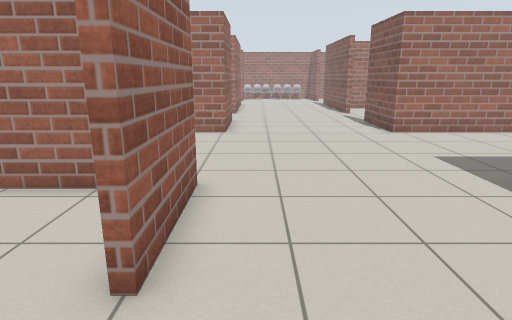
View 1 (above)

22 first-person views from a walk through a world built for the Gazebo simulator. The camera is 1.2 m above the floor, tilts 14° down and sees 75° across. The floor is counted in squares, 0.5 m on a side. Each view is taken from the middle of a square. On the plan, view 1 faces up. The plan holds only what a view shows up to about 19 squares ahead; the rest is blank. Robots are left out. Some surface patterns are stand-ins.

View 2
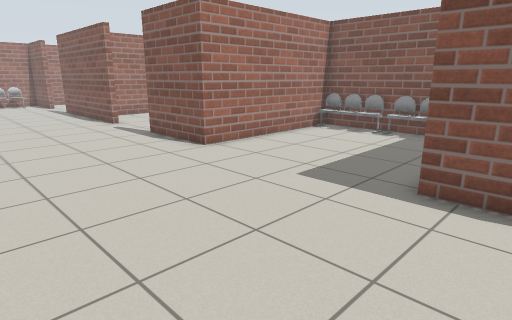

View 3
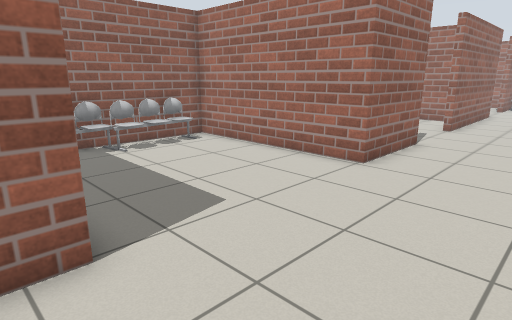

View 4
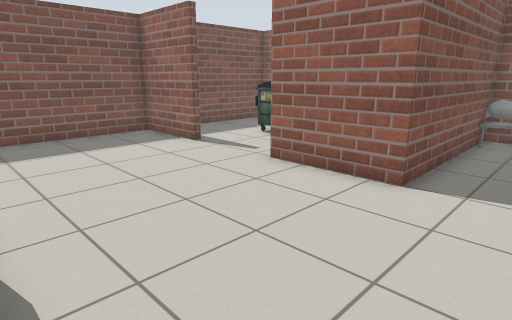

View 5
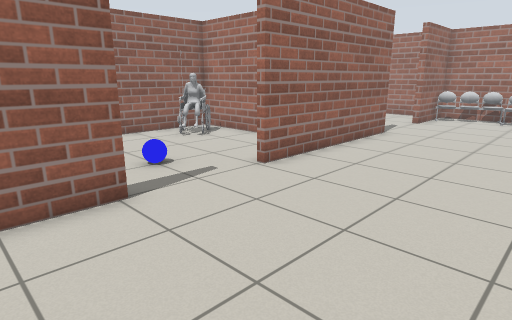

View 6
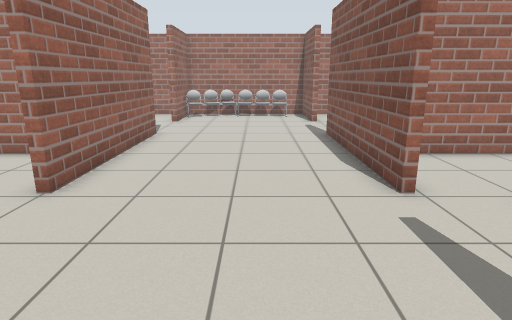

View 7
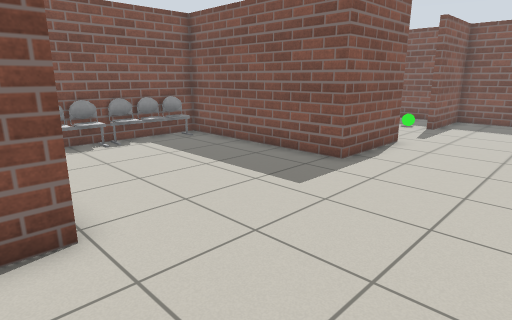

View 8
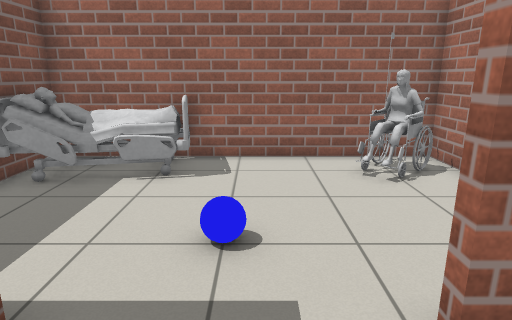

View 9
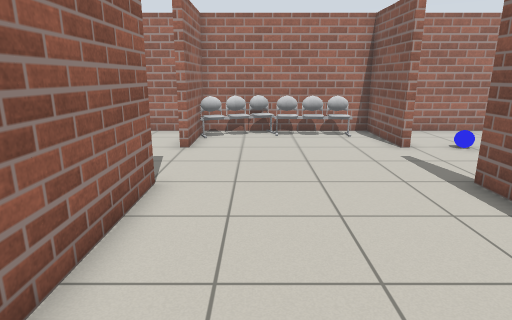

View 10
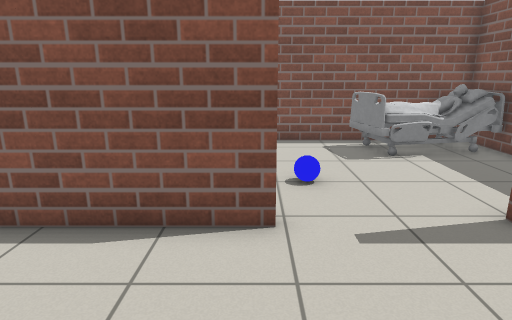

View 11
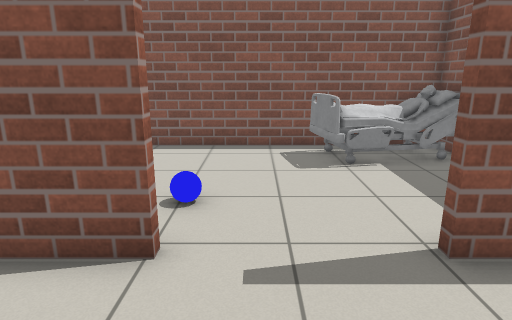

View 12
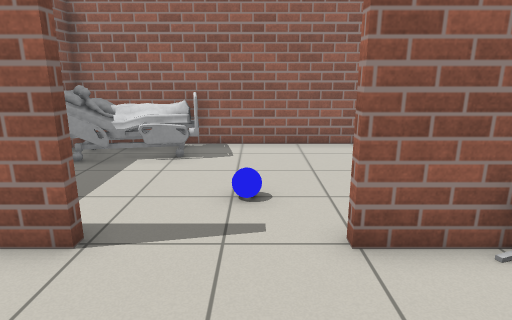

View 13
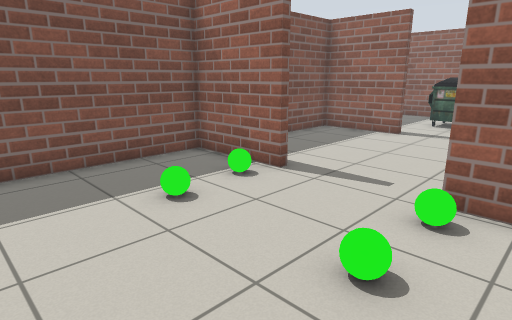

View 14
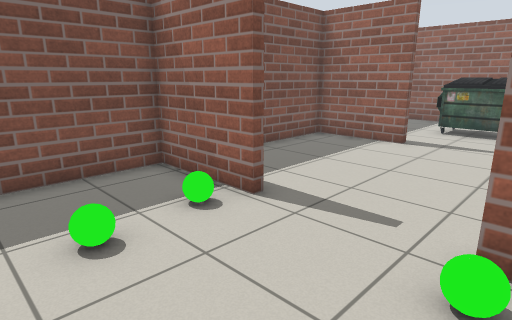

View 15
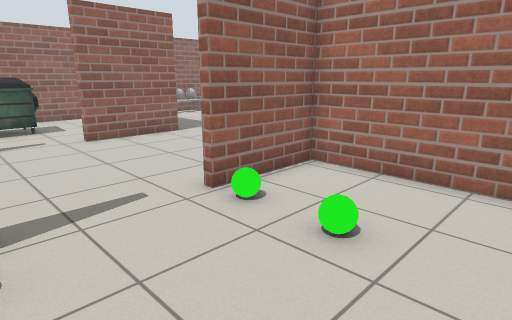

View 16
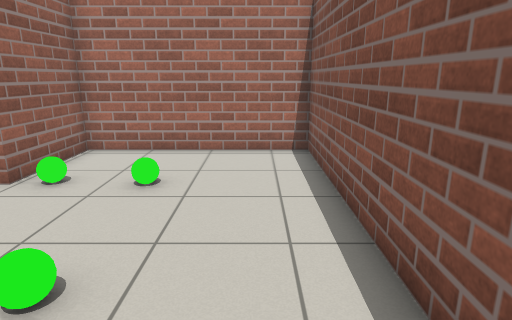

View 17
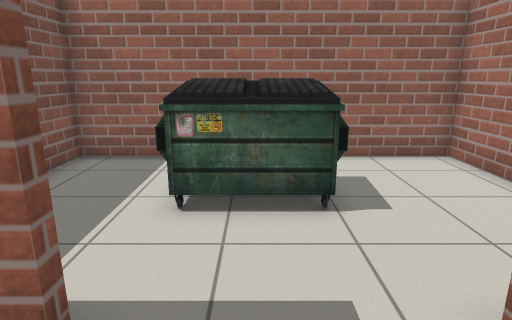

View 18
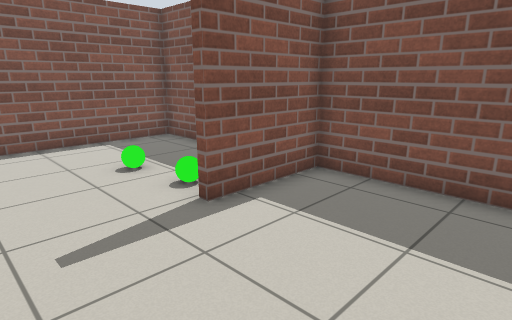

View 19
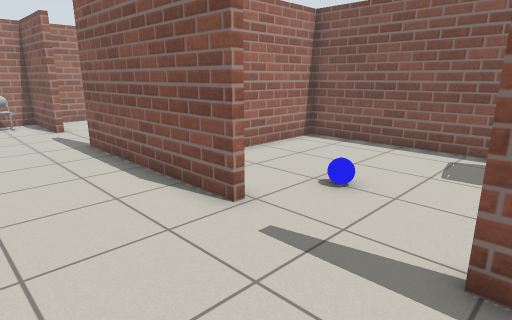

View 20
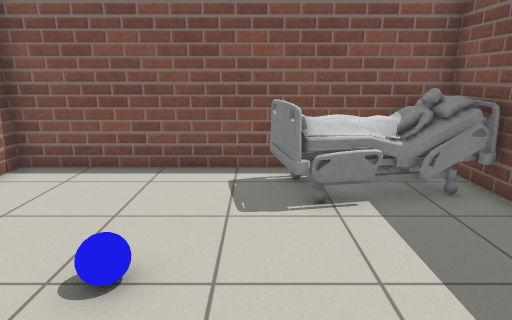

View 21
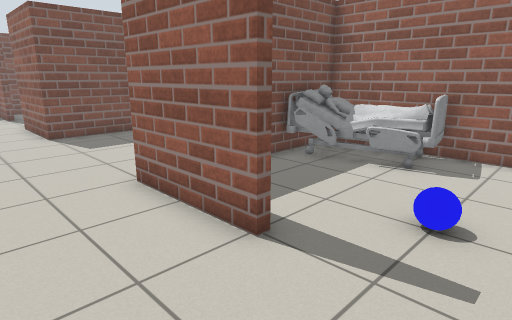

View 22
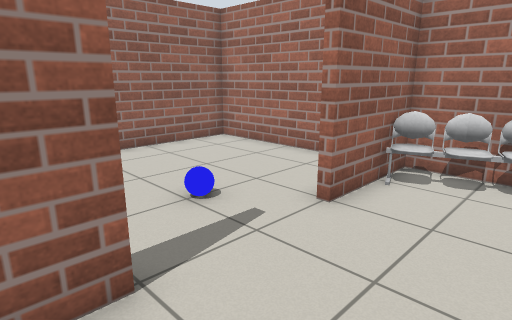

### Floor plan
Ten units are one square. View 1 is at (0, 0); x grows to the right and y downward. Boxes are objects, and circles mark ways between rooms. Rooms are numbered by the first view taken in them; rooms with no view inside come last. Other rooms are left out.
<svg viewBox="-95 -386 238 435">
<path fill="none" stroke="#000" d="M-18 -187 -13 -187 -13 -147 -90 -147 -90 -73 -13 -73 -13 -33M61 -226 61 -305M61 -32 61 -73 138 -73 138 -147 61 -147 61 -187M-18 -304 -13 -304 -13 -227M-18 7 -13 7 -13 44 61 44 61 6M61 -342 61 -381 -13 -381 -13 -344M64 6 64 44 138 44 138 -70 64 -70 64 -32M115 -264 81 -264M111 -150 138 -150 138 -264 134 -264M134 -267 138 -267M-13 -33 -17 -33M-34 -70 -90 -70 -90 44 -42 44M-13 -227 -17 -227M-26 -264 -90 -264 -90 -150 -56 -150M-13 -344 -18 -344M-24 -381 -90 -381 -90 -267M114 -381 73 -381M138 -267 138 -368"/>
<rect x="-85" y="-105" width="10" height="30" fill="#bbb"><title>chair</title></rect>
<rect x="-85" y="-135" width="10" height="30" fill="#bbb"><title>chair</title></rect>
<rect x="-15" y="-375" width="30" height="10" fill="#bbb"><title>chair</title></rect>
<rect x="15" y="-375" width="40" height="10" fill="#bbb"><title>chair</title></rect>
<rect x="125" y="-115" width="10" height="40" fill="#bbb"><title>chair</title></rect>
<rect x="125" y="-145" width="10" height="30" fill="#bbb"><title>chair</title></rect>
<rect x="65" y="5" width="10" height="10" fill="#bbb"><title>green ball</title></rect>
<rect x="65" y="-35" width="10" height="10" fill="#bbb"><title>green ball</title></rect>
<rect x="85" y="5" width="20" height="10" fill="#bbb"><title>green ball</title></rect>
<rect x="85" y="-35" width="20" height="10" fill="#bbb"><title>green ball</title></rect>
<rect x="85" y="-225" width="10" height="10" fill="#bbb"><title>blue ball</title></rect>
<rect x="105" y="-195" width="30" height="40" fill="#bbb"><title>other object</title></rect>
<rect x="-65" y="-25" width="20" height="30" fill="#bbb"><title>dumpster</title></rect>
<rect x="-85" y="-195" width="20" height="50" fill="#bbb"><title>other object</title></rect>
<rect x="-85" y="-255" width="20" height="20" fill="#bbb"><title>wheelchair</title></rect>
<rect x="-45" y="-215" width="20" height="20" fill="#bbb"><title>blue ball</title></rect>
<rect x="-85" y="-315" width="30" height="50" fill="#bbb"><title>other object</title></rect>
<rect x="-45" y="-335" width="20" height="10" fill="#bbb"><title>blue ball</title></rect>
<rect x="75" y="-345" width="10" height="10" fill="#bbb"><title>blue ball</title></rect>
<rect x="105" y="-315" width="30" height="50" fill="#bbb"><title>other object</title></rect>
<circle cx="60" cy="-10" r="3" fill="#2a7"/>
<circle cx="60" cy="-205" r="3" fill="#2a7"/>
<circle cx="-20" cy="-15" r="3" fill="#2a7"/>
<circle cx="-20" cy="-205" r="3" fill="#2a7"/>
<circle cx="-20" cy="-325" r="3" fill="#2a7"/>
<circle cx="60" cy="-325" r="3" fill="#2a7"/>
<circle cx="125" cy="-265" r="3" fill="#2a7"/>
<text x="20" y="-150">1</text>
<text x="100" y="-10">2</text>
<text x="100" y="-210">3</text>
<text x="-50" y="-10">4</text>
<text x="-50" y="-200">5</text>
<text x="-50" y="-320">6</text>
<text x="100" y="-320">7</text>
</svg>
Room 1 opens to room 2. Room 1 opens to room 3. Room 1 opens to room 4. Room 1 opens to room 5. Room 1 opens to room 6. Room 1 opens to room 7. Room 3 opens to room 7.

Where each view was taken, in squares from view 1:
view 1: 0 up, 0 right, facing up
view 2: 5 up, 1 left, facing up-right
view 3: 6 up, 3 right, facing up-left
view 4: 10 up, 6 right, facing down-left
view 5: 16 up, 5 right, facing up-left
view 6: 16 up, 3 right, facing up
view 7: 16 up, 1 right, facing down-right
view 8: 21 up, 1 right, facing left
view 9: 23 up, 1 right, facing up
view 10: 23 up, 1 right, facing right
view 11: 33 up, 2 right, facing right
view 12: 33 up, 3 right, facing left
view 13: 5 up, 13 right, facing down-left
view 14: 4 up, 11 right, facing down-left
view 15: 1 down, 12 right, facing up-left
view 16: 4 down, 12 right, facing up
view 17: 1 up, 1 right, facing left
view 18: 3 up, 1 right, facing down-right
view 19: 18 up, 2 right, facing up-right
view 20: 20 up, 5 right, facing right
view 21: 22 up, 2 right, facing down-left
view 22: 29 up, 2 right, facing up-left
